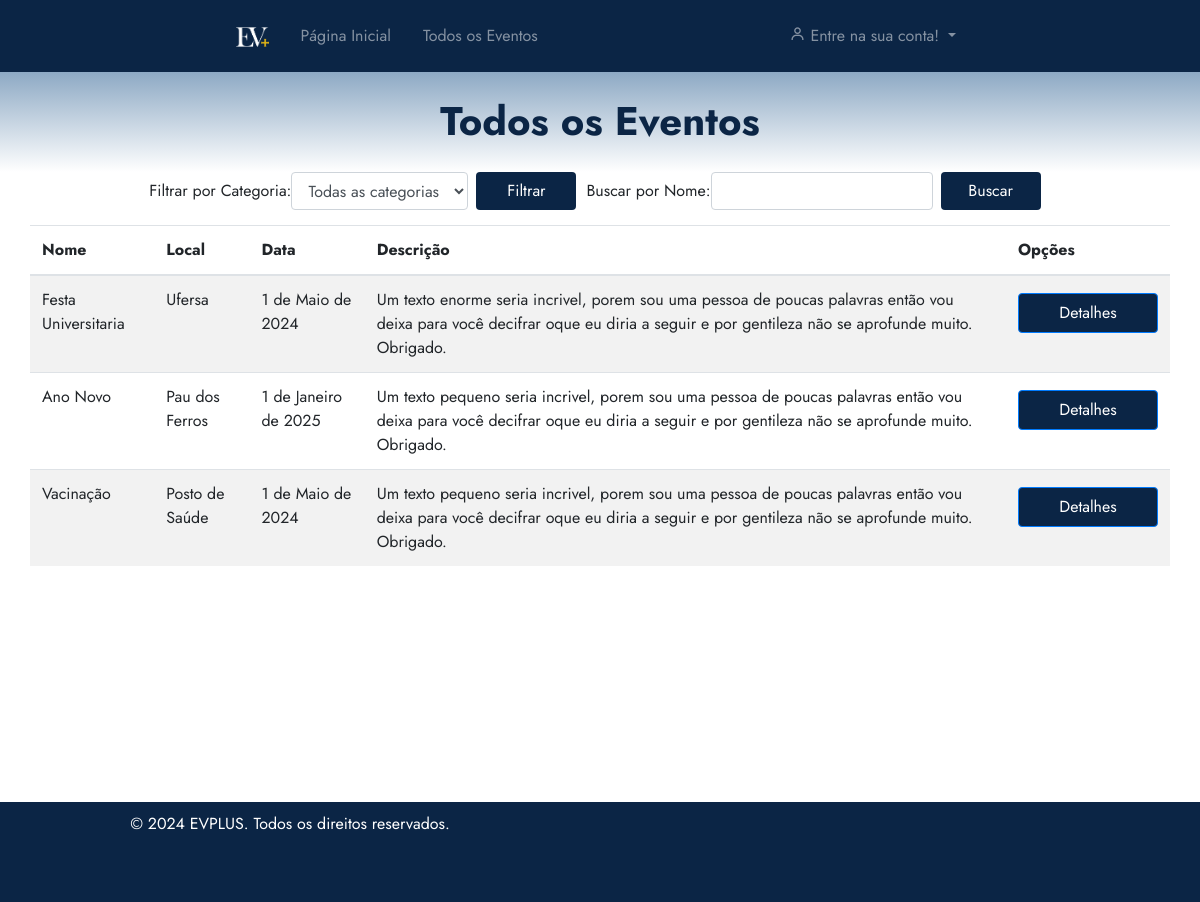
The app's page /eventos/todos-eventos/, older data.
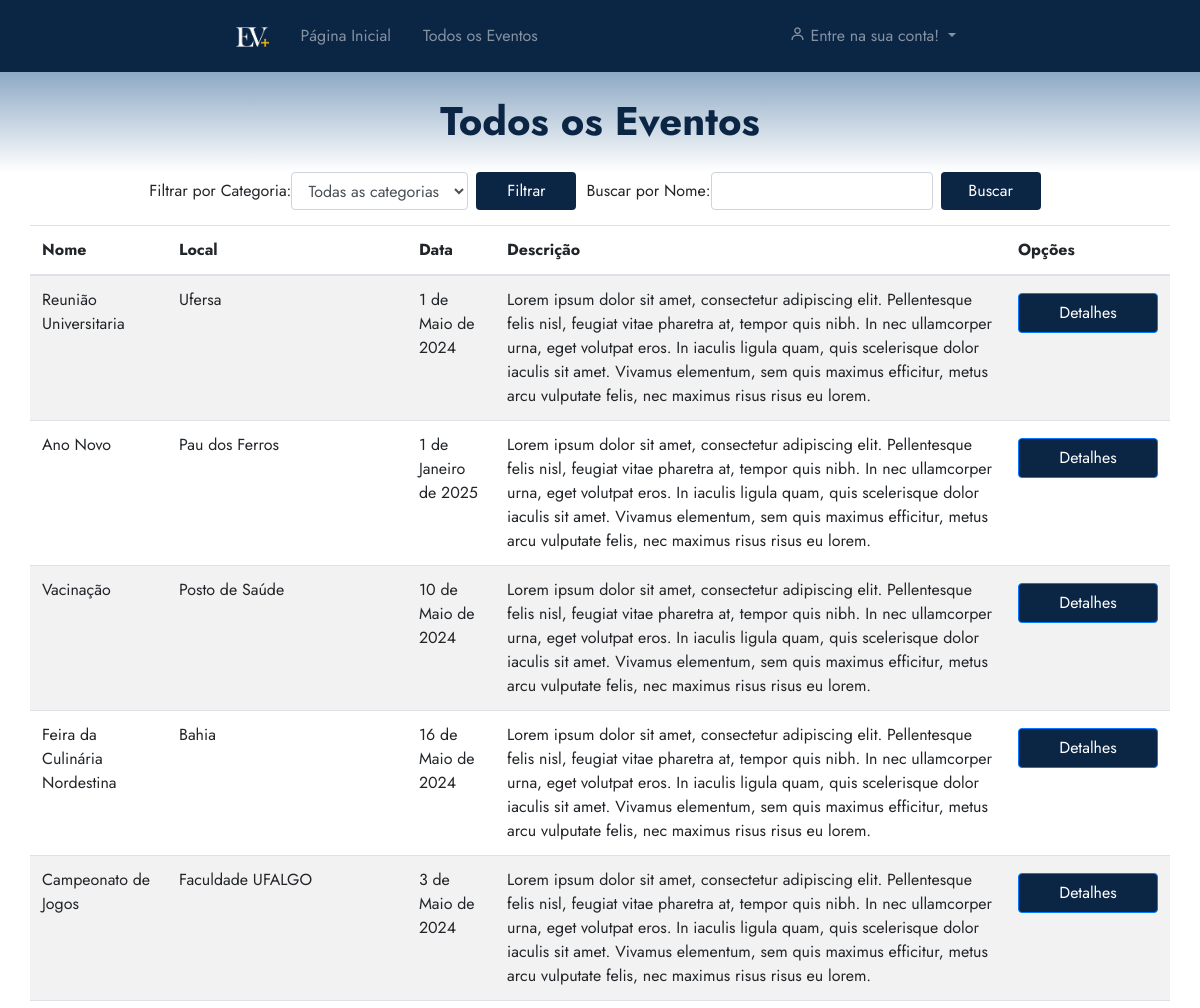
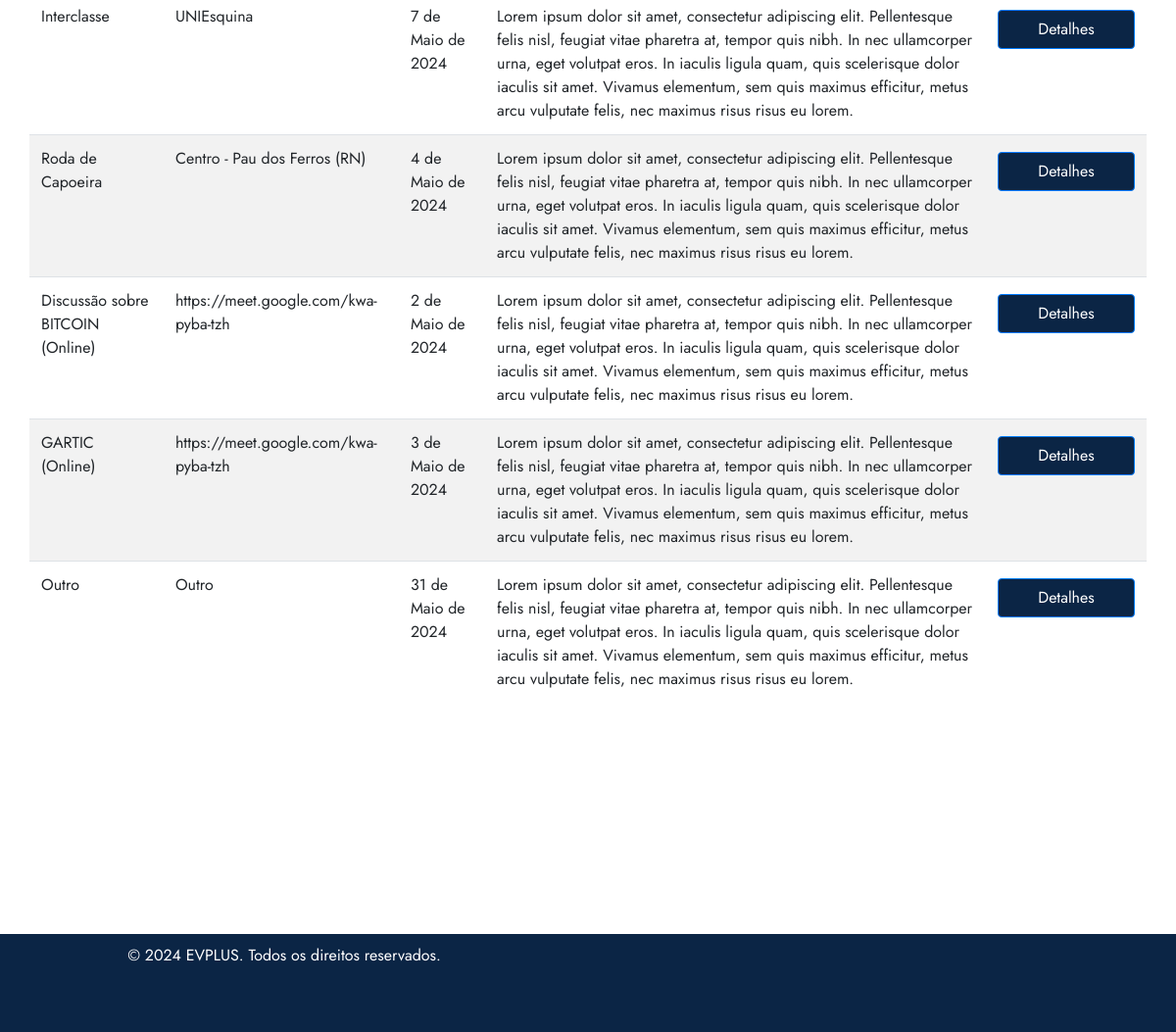
The same page, newer data (2 pictures, top to bottom).
### eventos/models.py (models this page shows, shortened)
class Evento(models.Model):
    user = models.ForeignKey(User, on_delete=models.CASCADE)
    clients = models.ManyToManyField(User, through='Inscricao', related_name='eventos')
    name = models.CharField(max_length=100)
    description = models.TextField()
    local = models.CharField(max_length=100)
    date = models.DateField()
    time = models.TimeField()
    category = models.CharField(max_length=100)
    banner = models.ImageField(null=True, blank=True, upload_to='banners/')
    limite_inscricoes = models.PositiveIntegerField(null=True, blank=True, verbose_name="Limite de Inscrições")
    finalizado = models.BooleanField(default=False)
    certificados = models.ManyToManyField(User, through='Certificado', related_name='eventos_certificados')
    avaliacoes = models.ManyToManyField(User, through='Avaliacao', related_name='eventos_avaliados')

### eventos/views.py (the view)
# urls.py: path('todos-eventos/', views.listarTodosEventos, name='todos_eventos'),
def listarTodosEventos(request):
    categoria = request.GET.get('categoria')
    nome = request.GET.get('nome')
    eventosDisponiveis = Evento.objects.filter(finalizado=False)
    if categoria:
        eventosDisponiveis = eventosDisponiveis.filter(category=categoria)
    if nome:
        eventosDisponiveis = eventosDisponiveis.filter(name__icontains=nome)
    return render(request, 'todosEventos.html', {'eventos': eventosDisponiveis})

### eventos/templates/todosEventos.html (shortened to what this page needs)
{% extends 'base.html' %}
{% load static %}
{% block 'head' %}
    <link rel="stylesheet" href="{% static 'eventos/css/todosEventos.css' %}">
{% endblock %}
{% block 'dashboard' %}
    <div class="container">
        <div class="row">
            <div class="col-md-12">
                <form method="GET" action="{% url 'eventos:todos_eventos' %}" class="form-inline">
                    <div class="form-group mr-2">
                        <label for="categoria">Filtrar por Categoria:</label>
                        <select class="form-control" id="categoria" name="categoria">
                            <option value="">Todas as categorias</option>
                        </select>
                    </div>
                    <button type="submit" class="btn btn-filter">Filtrar</button>
                    <div class="form-group">
                        <label for="nome">Buscar por Nome:</label>
                        <input type="text" class="form-control mr-2" id="nome" name="nome">
                    </div>
                    <button type="submit" class="btn btn-filter">Buscar</button>
                </form>
            </div>
        <div class="row" style="margin-bottom: 200px;">
            <div class="col-md-12">
                <div class="panel panel-default">
                    <div class="panel-body">
                        <div class="table-responsive">
                            <table class="table table-striped">
                                <thead>
                                    <tr>
                                        <th>Nome</th>
                                        <th>Local</th>
                                        <th>Data</th>
                                        <th>Descrição</th>
                                        <th>Opções</th>
                                    </tr>
                                </thead>
                                <tbody>
                                    {% for evento in eventos %}
                                        <tr>
                                            <td>{{ evento.name }}</td>
                                            <td>{{ evento.local }}</td>
                                            <td>{{ evento.date }}</td>
                                            <td>{{ evento.description }}</td>
                                            <td>
                                                <a href="{% url 'eventos:detalhes_evento' evento.id %}" class="btn btn-primary">Detalhes</a>
                                            </td>
                                        </tr>
                                    {% endfor %}
                                </tbody>
                            </table>
                        </div>
                    </div>
                </div>
            </div>
        </div>
    </div>
{% endblock %}

### templates/base.html (shortened to what this page needs)
{% load static %}
<!doctype html>
<html lang="pt-BR">
<head>
  <link rel="stylesheet" href="https://cdn.jsdelivr.net/npm/bootstrap@4.6.1/dist/css/bootstrap.min.css">
  <link rel="stylesheet" href="{% static 'general/css/base.css' %}">
  <link rel="stylesheet" href="{% static 'general/css/general.css' %}">
  <link href='https://unpkg.com/boxicons@2.0.7/css/boxicons.min.css' rel='stylesheet'>
  {% block 'head' %}{% endblock %}
</head>
<body>
  <nav class="navbar navbar-expand-lg navbar-dark p-3">
    <div class="container-fluid">
      <a class="navbar-brand" href="{% url 'home' %}" style="margin-left: 205px;">
        <img src="{% static 'images/LOGO.png' %}" alt="Logo" class="logo">
      </a>
      <div class="collapse navbar-collapse" id="navbarSupportedContent">
        <ul class="navbar-nav mr-auto">
          <li class="nav-item">
            <a class="nav-link mx-2" href="{% url 'home' %}">Página Inicial</a>
          </li>
          <li class="nav-item">
            <a class="nav-link mx-2" href="{% url 'eventos:todos_eventos' %}">Todos os Eventos</a>
          </li>
        </ul>
        <ul class="navbar-nav ml-auto" style="margin-right: 205px;">
          <li class="nav-item dropdown">
            <a class="nav-link dropdown-toggle" href="#" id="navbarDropdown" role="button" data-toggle="dropdown" aria-haspopup="true" aria-expanded="false">
              <i class='bx bx-user'></i>
              {% if user.is_authenticated %}
                {{ user.username }}
              {% else %}
                <span class="logged-out-indicator">Entre na sua conta!</span>
              {% endif %}
            </a>
          </li>
        </ul>
      </div>
    </div>
  </nav>
  <section class="home-section">
    <div class="page-topo" id="page-topo">
      <h1 class="main-title" id="page-topo-title"></h1>
    </div>
    {% block 'dashboard' %}
    {% endblock %}
  </section>
  <footer class="footer">
    <div class="container">
        <div class="row">
            <div class="col-md-6">
                <p style="margin-right: 50px;">&copy; 2024 EVPLUS. Todos os direitos reservados.</p>
            </div>
        </div>
    </div>
  </footer>
</body>
</html>

### templates/static/general/css/base.css (style rules this page uses)
* { margin: 0; padding: 0; box-sizing: border-box; font-family: "Jost" , sans-serif; }
.main-title { position: relative; color: var(--dark-color); font-size: 40px; top: 25px; font-weight: bold; text-align: center; z-index: 3; }
.page-topo { position: relative; margin-left: 0px; width: 100%; height: 100px; background-image: linear-gradient(to bottom, var(--main-color), white); z-index: 2; }
.logo { max-height: 20px; transition: max-height 0.5s ease; }
.footer { position: relative; bottom: 0; width: 100%; height: 100px; background-color: var(--dark-color); color: white; text-align: center; padding-top: 10px; margin-top: 20px; }
.navbar { --dark-color: #0b2545; background-color: var(--dark-color); }

### templates/static/general/css/general.css (style rules this page uses)
:root { --main-color: #8da9c4; --dark-color: #0b2545; --light-color: #eef4ed; --contrast-color: #467afd; --differential-color: #134074; }

### templates/static/eventos/css/todosEventos.css (style rules this page uses)
.btn-primary { height: 40px; width: 140px; background-color: var(--dark-color); padding: 7px; margin-top: 5px; margin-bottom: 15px; }
.btn-filter { height: 38px; width: 100px; background-color: var(--dark-color); padding: 5px; color: white; margin-right: 10px; }
.form-inline { margint-top: 20px; margin-bottom: 15px; display: flex; justify-content: center; }

Row changes from the older to the newer data that the page shows:
changed Evento "Ufersa": name "Festa Universitaria" → "Reunião Universitaria"; description "Um texto enorme seria incrivel, porem sou uma pessoa de poucas palavras então vou deixa para você decifrar oque eu diria a seguir e por gentileza não se aprofunde muito. Obrigado." → "Lorem ipsum dolor sit amet, consectetur adipiscing elit. Pellentesque felis nisl, feugiat vitae pharetra at, tempor quis nibh. In nec ullamcorper urna, eget volutpat eros. In iaculis ligula quam, quis scelerisque dolor iaculis sit amet. Vivamus elementum, sem quis maximus efficitur, metus arcu vulputate felis, nec maximus risus risus eu lorem."
changed Evento "Ano Novo": description "Um texto pequeno seria incrivel, porem sou uma pessoa de poucas palavras então vou deixa para você decifrar oque eu diria a seguir e por gentileza não se aprofunde muito. Obrigado." → "Lorem ipsum dolor sit amet, consectetur adipiscing elit. Pellentesque felis nisl, feugiat vitae pharetra at, tempor quis nibh. In nec ullamcorper urna, eget volutpat eros. In iaculis ligula quam, quis scelerisque dolor iaculis sit amet. Vivamus elementum, sem quis maximus efficitur, metus arcu vulputate felis, nec maximus risus risus eu lorem."
changed Evento "Vacinação": date "1 de Maio de 2024" → "10 de Maio de 2024"; description "Um texto pequeno seria incrivel, porem sou uma pessoa de poucas palavras então vou deixa para você decifrar oque eu diria a seguir e por gentileza não se aprofunde muito. Obrigado." → "Lorem ipsum dolor sit amet, consectetur adipiscing elit. Pellentesque felis nisl, feugiat vitae pharetra at, tempor quis nibh. In nec ullamcorper urna, eget volutpat eros. In iaculis ligula quam, quis scelerisque dolor iaculis sit amet. Vivamus elementum, sem quis maximus efficitur, metus arcu vulputate felis, nec maximus risus risus eu lorem."
added Evento: name "Feira da Culinária Nordestina", local "Bahia", date "16 de Maio de 2024", description "Lorem ipsum dolor sit amet, consectetur adipiscing elit. Pellentesque felis nisl, feugiat vitae pharetra at, tempor quis nibh. In nec ullamcorper urna, eget volutpat eros. In iaculis ligula quam, quis scelerisque dolor iaculis sit amet. Vivamus elementum, sem quis maximus efficitur, metus arcu vulputate felis, nec maximus risus risus eu lorem."
added Evento: name "Campeonato de Jogos", local "Faculdade UFALGO", date "3 de Maio de 2024", description "Lorem ipsum dolor sit amet, consectetur adipiscing elit. Pellentesque felis nisl, feugiat vitae pharetra at, tempor quis nibh. In nec ullamcorper urna, eget volutpat eros. In iaculis ligula quam, quis scelerisque dolor iaculis sit amet. Vivamus elementum, sem quis maximus efficitur, metus arcu vulputate felis, nec maximus risus risus eu lorem."
added Evento: name "Interclasse", local "UNIEsquina", date "7 de Maio de 2024", description "Lorem ipsum dolor sit amet, consectetur adipiscing elit. Pellentesque felis nisl, feugiat vitae pharetra at, tempor quis nibh. In nec ullamcorper urna, eget volutpat eros. In iaculis ligula quam, quis scelerisque dolor iaculis sit amet. Vivamus elementum, sem quis maximus efficitur, metus arcu vulputate felis, nec maximus risus risus eu lorem."
added Evento: name "Roda de Capoeira", local "Centro - Pau dos Ferros (RN)", date "4 de Maio de 2024", description "Lorem ipsum dolor sit amet, consectetur adipiscing elit. Pellentesque felis nisl, feugiat vitae pharetra at, tempor quis nibh. In nec ullamcorper urna, eget volutpat eros. In iaculis ligula quam, quis scelerisque dolor iaculis sit amet. Vivamus elementum, sem quis maximus efficitur, metus arcu vulputate felis, nec maximus risus risus eu lorem."
added Evento: name "Discussão sobre BITCOIN (Online)", local "https://meet.google.com/kwa-pyba-tzh", date "2 de Maio de 2024", description "Lorem ipsum dolor sit amet, consectetur adipiscing elit. Pellentesque felis nisl, feugiat vitae pharetra at, tempor quis nibh. In nec ullamcorper urna, eget volutpat eros. In iaculis ligula quam, quis scelerisque dolor iaculis sit amet. Vivamus elementum, sem quis maximus efficitur, metus arcu vulputate felis, nec maximus risus risus eu lorem."
added Evento: name "GARTIC (Online)", local "https://meet.google.com/kwa-pyba-tzh", date "3 de Maio de 2024", description "Lorem ipsum dolor sit amet, consectetur adipiscing elit. Pellentesque felis nisl, feugiat vitae pharetra at, tempor quis nibh. In nec ullamcorper urna, eget volutpat eros. In iaculis ligula quam, quis scelerisque dolor iaculis sit amet. Vivamus elementum, sem quis maximus efficitur, metus arcu vulputate felis, nec maximus risus risus eu lorem."
added Evento: name "Outro", local "Outro", date "31 de Maio de 2024", description "Lorem ipsum dolor sit amet, consectetur adipiscing elit. Pellentesque felis nisl, feugiat vitae pharetra at, tempor quis nibh. In nec ullamcorper urna, eget volutpat eros. In iaculis ligula quam, quis scelerisque dolor iaculis sit amet. Vivamus elementum, sem quis maximus efficitur, metus arcu vulputate felis, nec maximus risus risus eu lorem."
